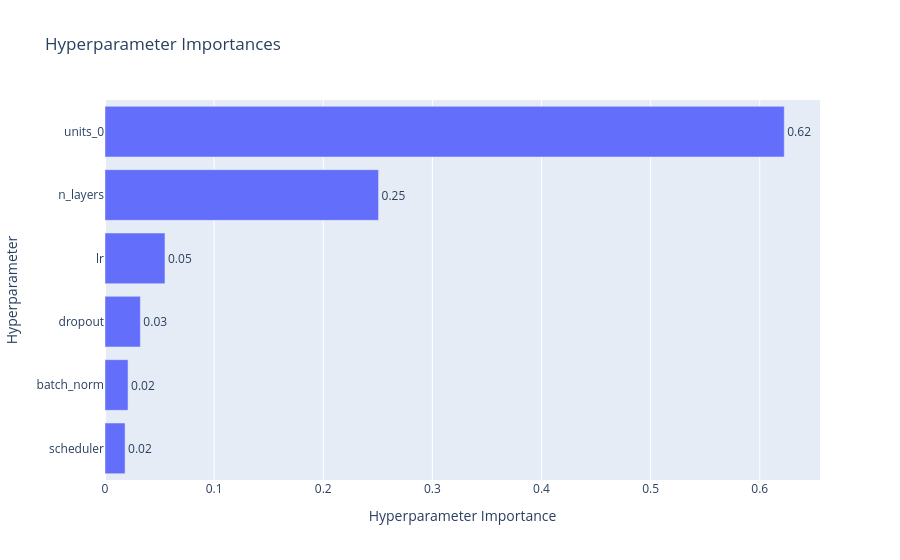

Write notebook code for a chart like this one.
### Code cell
fig = _safe_viz(plot_param_importances, study, min_complete=3)
_save_viz(fig, 'param_importance.html')
if fig: fig.show()

### Figure 1 — Plotly figure (JSON) as saved in the notebook; plotly's stock layout.template omitted (floating-point values rounded to 4 significant figures)
{"data": [{"cliponaxis": false, "hovertemplate": ["scheduler (CategoricalDistribution): 0.018380044522992838<extra></extra>", "batch_norm (CategoricalDistribution): 0.021116039340134195<extra></extra>", "dropout (FloatDistribution): 0.032401203807312776<extra></extra>", "lr (FloatDistribution): 0.05495476196956566<extra></extra>", "n_layers (IntDistribution): 0.25068395944344174<extra></extra>", "units_0 (IntDistribution): 0.6224639909165529<extra></extra>"], "name": "Objective Value", "orientation": "h", "text": ["0.02", "0.02", "0.03", "0.05", "0.25", "0.62"], "textposition": "outside", "type": "bar", "x": [0.01838, 0.02112, 0.0324, 0.05495, 0.2507, 0.6225], "y": ["scheduler", "batch_norm", "dropout", "lr", "n_layers", "units_0"]}], "layout": {"title": {"text": "Hyperparameter Importances"}, "xaxis": {"title": {"text": "Hyperparameter Importance"}}, "yaxis": {"title": {"text": "Hyperparameter"}}}}
